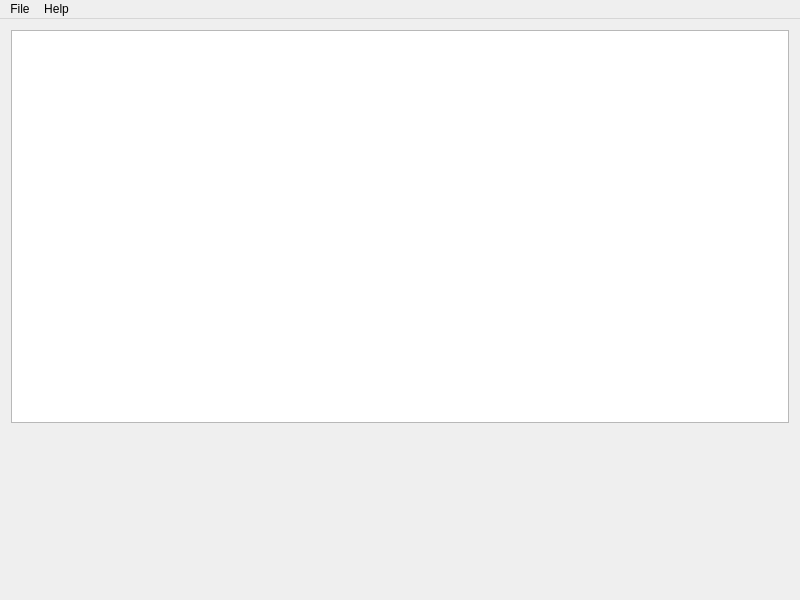
<?xml version="1.0" encoding="UTF-8"?>
<ui version="4.0">
 <class>MainWindow</class>
 <widget class="QMainWindow" name="MainWindow">
  <property name="geometry">
   <rect>
    <x>0</x>
    <y>0</y>
    <width>800</width>
    <height>600</height>
   </rect>
  </property>
  <property name="minimumSize">
   <size>
    <width>800</width>
    <height>600</height>
   </size>
  </property>
  <property name="windowTitle">
   <string>BPManager</string>
  </property>
  <widget class="QWidget" name="centralWidget">
   <layout class="QGridLayout" name="gridLayout">
    <item row="0" column="0">
     <widget class="LibraryView" name="libraryView"/>
    </item>
    <item row="1" column="0">
     <widget class="LibraryElementView" name="singleElementView" native="true">
      <property name="minimumSize">
       <size>
        <width>0</width>
        <height>160</height>
       </size>
      </property>
     </widget>
    </item>
   </layout>
  </widget>
  <widget class="QMenuBar" name="menuBar">
   <property name="geometry">
    <rect>
     <x>0</x>
     <y>0</y>
     <width>800</width>
     <height>21</height>
    </rect>
   </property>
   <widget class="QMenu" name="menuFile">
    <property name="title">
     <string>File</string>
    </property>
    <addaction name="action_import_files"/>
    <addaction name="actionSettings"/>
    <addaction name="actionClose"/>
   </widget>
   <widget class="QMenu" name="menuHelp">
    <property name="title">
     <string>Help</string>
    </property>
    <addaction name="actionAbout"/>
   </widget>
   <addaction name="menuFile"/>
   <addaction name="menuHelp"/>
  </widget>
  <action name="action_import_files">
   <property name="text">
    <string>Import</string>
   </property>
   <property name="toolTip">
    <string>Import files into library</string>
   </property>
   <property name="shortcut">
    <string>Ctrl+I</string>
   </property>
  </action>
  <action name="actionAbout">
   <property name="text">
    <string>About</string>
   </property>
  </action>
  <action name="actionSettings">
   <property name="text">
    <string>Settings</string>
   </property>
  </action>
  <action name="actionClose">
   <property name="text">
    <string>Close</string>
   </property>
  </action>
 </widget>
 <layoutdefault spacing="6" margin="11"/>
 <customwidgets>
  <customwidget>
   <class>LibraryView</class>
   <extends>QTableView</extends>
   <header>libraryview.h</header>
  </customwidget>
  <customwidget>
   <class>LibraryElementView</class>
   <extends>QWidget</extends>
   <header>libraryelementview.h</header>
   <container>1</container>
  </customwidget>
 </customwidgets>
 <resources/>
 <connections/>
</ui>
